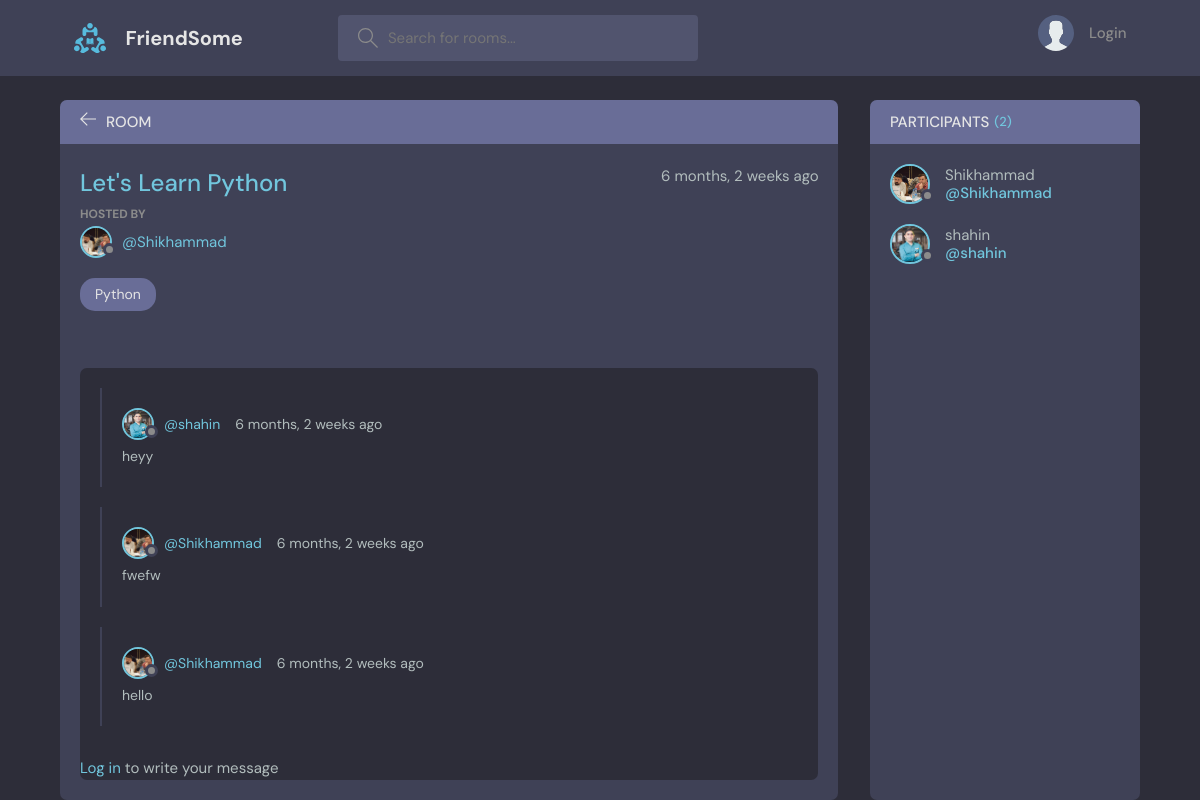
The page /room/1/ on the database its author committed.
### base/models.py (models this page shows, shortened)
class Room(models.Model):
    host = models.ForeignKey(User, on_delete=models.SET_NULL, null=True)
    topic = models.ForeignKey(Topic, on_delete=models.SET_NULL, null=True)
    name = models.CharField(max_length=200)
    description = models.TextField(null=True, blank=True)
    participants = models.ManyToManyField(User, related_name='participants', blank=True)
    updated = models.DateTimeField(auto_now=True)
    created = models.DateTimeField(auto_now_add=True)
    class Meta:
        ordering = ['-updated', '-created']

class User(AbstractUser):
    name = models.CharField(max_length=200, null=True)
    email = models.EmailField(unique=True, null=True)
    bio = models.TextField(null=True)
    avatar = models.ImageField(null=True, default="avatar.svg")
    USERNAME_FIELD = 'email'
    REQUIRED_FIELDS = []

class Topic(models.Model):
    name = models.CharField(max_length=200)
    def __str__(self):
        return self.name

class Message(models.Model):
    user = models.ForeignKey(User, on_delete=models.CASCADE)
    room = models.ForeignKey(Room, on_delete=models.CASCADE)
    body = models.TextField(blank=False)
    updated = models.DateTimeField(auto_now=True)
    created = models.DateTimeField(auto_now_add=True)
    class Meta:
        ordering = ['-updated', '-created']

### base/views.py (the view, shortened to what this page needs)
# urls.py: path('room/<str:pk>/', views.room, name='room'),
def room(request, pk):
    my_room = Room.objects.get(id=pk)
    room_messages = my_room.message_set.all()
    participants = my_room.participants.all()
    participants_list = [val for val in participants]
    context = {'room': my_room, 'room_messages': room_messages,
               'participants': participants, 'participants_list': participants_list}
    return render(request, ['base/room.html', 'base/activity_component.html', 'base/feed_component.html'], context)

### base/templates/base/room.html (shortened to what this page needs)
{% extends 'main.html' %}
{% block content %}
    <main class="profile-page layout layout--2">
      <div class="container">
        <div class="room">
          <div class="room__top">
            <div class="room__topLeft">
              <a href="{% url 'home' %}">
                <svg version="1.1" xmlns="http://www.w3.org/2000/svg" width="32" height="32" viewBox="0 0 32 32">
                  <title>arrow-left</title>
                  <path
                    d="M13.723 2.286l-13.723 13.714 13.719 13.714 1.616-1.611-10.96-10.96h27.625v-2.286h-27.625l10.965-10.965-1.616-1.607z"
                  ></path>
                </svg>
              </a>
              <h3>Room</h3>
            </div>
          </div>
          <div class="room__box scroll">
            <div class="room__header scroll">
              <div class="room__info">
                <h3>{{ room.name }}</h3>
                <span>{{ room.created|timesince }} ago</span>
              </div>
              <div class="room__hosted">
                <p>Hosted By</p>
                <a href="{% url 'user-profile' room.host.id %}" class="room__author">
                  <div class="avatar avatar--small">
                    <img src="{{ room.host.avatar.url }}" />
                  </div>
                  <span>@{{ room.host.username }}</span>
                </a>
              </div>
              <span class="room__topics">{{ room.topic }}</span>
            </div>
            <div class="room__conversation">
              <div class="threads scroll">
                {% for message in room_messages %}
                  <div class="thread">
                  <div class="thread__top">
                    <div class="thread__author">
                      <a href="{% url 'user-profile' message.user.id %}" class="thread__authorInfo">
                        <div class="avatar avatar--small">
                          <img src="{{ message.user.avatar.url }}" />
                        </div>
                        <span>@{{ message.user.username }}</span>
                      </a>
                      <span class="thread__date">{{ message.created|timesince }} ago</span>
                    </div>
                  </div>
                  <div class="thread__details">
                    {{ message.body }}
                  </div>
                </div>
                {% endfor %}
              </div>
            </div>
          </div>
          <div class="room__message">
           {% if request.user.is_authenticated %}
            <form action="" method="POST">
            {% csrf_token %}
            <input name="body" placeholder="Write your message here..." autofocus="True" required/>
            </form>
             {% else %}
                <p class="room__login__message"> <a href="{% url 'login' %}">Log in </a> to write your message </p>
             {% endif %}
          </div>
        </div>
        <div class="participants">
          <h3 class="participants__top">Participants <span>({{ participants.count }})</span></h3>
          <div class="participants__list scroll">
              {% for user in participants %}
            <a href="{% url 'user-profile' user.id %}" class="participant">
              <div class="avatar avatar--medium">
                <img src="{{ user.avatar.url }}" />
              </div>
              <p>
                {{ user.username }}
                <span>@{{ user.username }}</span>
              </p>
            </a>
              {% endfor %}
          </div>
        </div>
      </div>
    </main>
{% endblock content %}

### rows shown on the page
Room: name "Let's Learn Python", created "6 months, 2 weeks", host.avatar (picture), host.username "Shikhammad", topic "Python"
Message: user.avatar (picture), user.username "shahin", created "6 months, 2 weeks", body "heyy"
Message: user.avatar (picture), user.username "Shikhammad", created "6 months, 2 weeks", body "fwefw"
Message: user.avatar (picture), user.username "Shikhammad", created "6 months, 2 weeks", body "hello"
User: avatar (picture), username "Shikhammad"
User: avatar (picture), username "shahin"

### other values the page prints
{{ participants.count }} "2"
